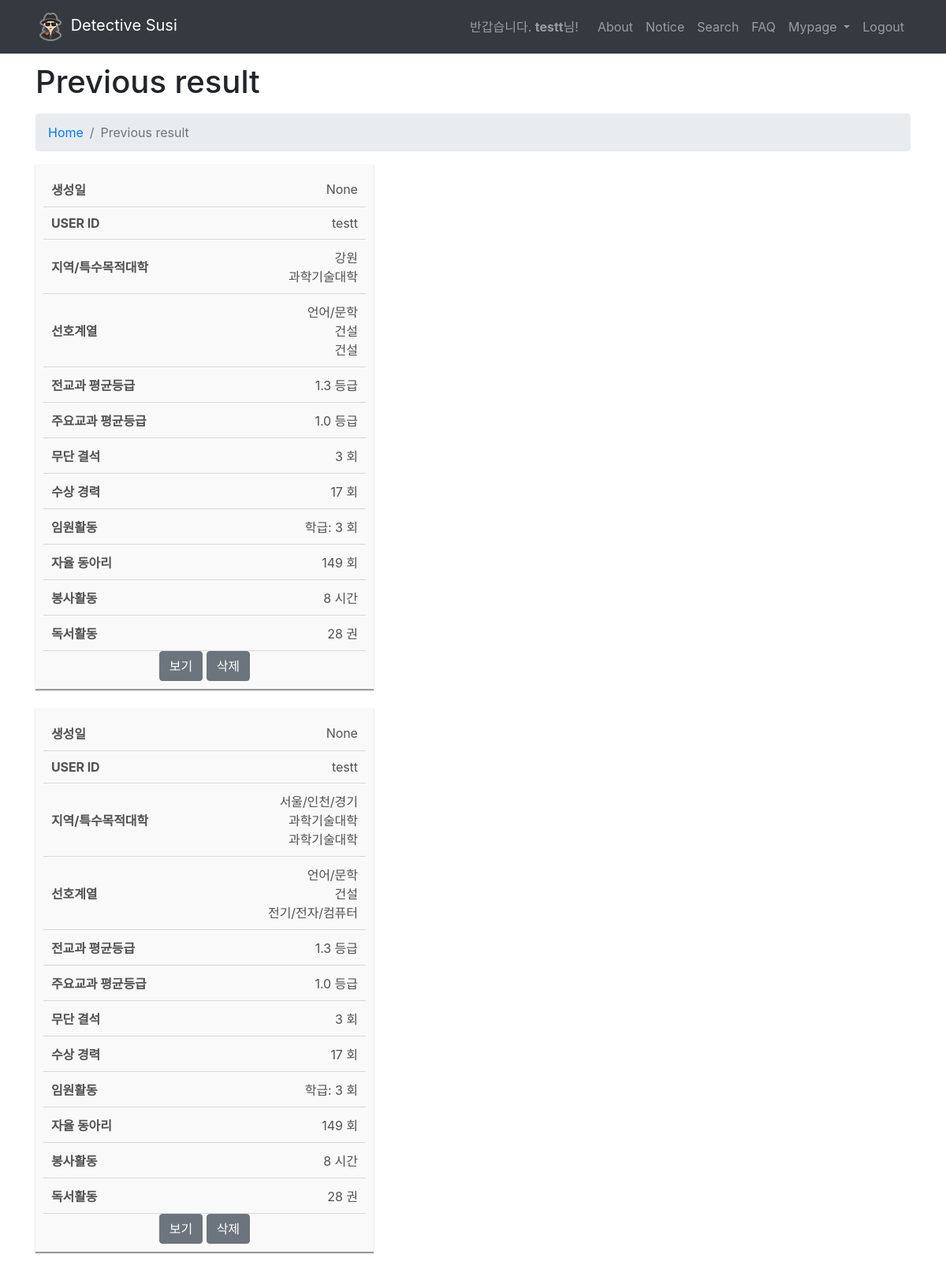
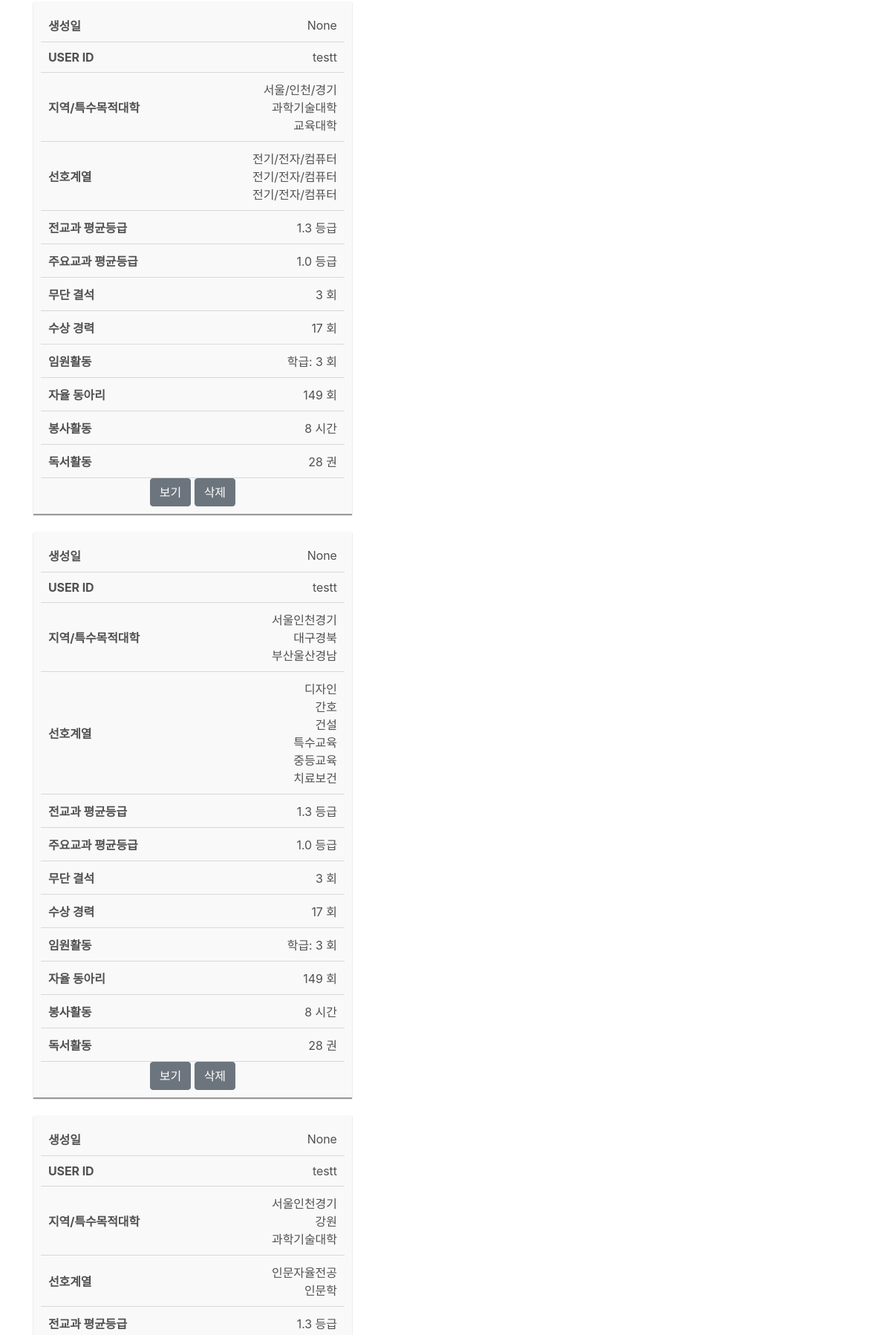
Page /result/ (signed in, upper part) on the committed database (2 pictures, top to bottom).
### main/models.py (models this page shows, shortened)
class chk_value(models.Model):
	id = models.AutoField(primary_key=True)
	user = models.ForeignKey(User,on_delete=models.CASCADE)		#user
	preferwhere1 = models.CharField(null=True,blank=True,max_length=50)	#선호지역
	preferwhere2 = models.CharField(null=True,blank=True,max_length=50)
	preferwhere3 = models.CharField(null=True,blank=True,max_length=50)
	prefertype1 = models.CharField(null=True,blank=True,max_length=50)		#선호계열
	prefertype2 = models.CharField(null=True,blank=True,max_length=50)
	prefertype3 = models.CharField(null=True,blank=True,max_length=50)
	prefertype4 = models.CharField(null=True,blank=True,max_length=50)
	prefertype5 = models.CharField(null=True,blank=True,max_length=50)
	prefertype6 = models.CharField(null=True,blank=True,max_length=50)
	total_avgrate = models.FloatField(null=True,blank=True)		#평균 내신
	main_avgrate = models.FloatField(null=True,blank=True)		#주요과목 내신
	executive_cnt = models.IntegerField(null=True,blank=True)	#임원활동
	absent = models.IntegerField(null=True,blank=True)			#무단결석
	award_cnt = models.IntegerField(null=True,blank=True)		#수상경력
	circle_cnt = models.IntegerField(null=True,blank=True)		#동아리활동
	volunteer = models.IntegerField(null=True,blank=True)		#봉사시간
	reading = models.IntegerField(null=True,blank=True)			#독후감
	created_date = models.DateTimeField(null=True, blank=True)	#생성일

### main/views.py (the view)
# urls.py: path('result/', views.result, name='result'),
def result(request):
    user = request.user
    datas = chk_value.objects.filter(user=user).order_by('-created_date')   # date 최신것 부터 목록뽑기
    context = {
        'chk_value':datas
    }
    return render(request,'main/result.html',context)

### main/templates/main/result.html (shortened to what this page needs)
{% extends "main/layout.html" %}
{% load static %}
{% block content %}
<link rel="stylesheet" href="{% static 'css/search.css' %}">
  <div class="container">
    <h1 class="mt-4 mb-3">Previous result</h1>
    <ol class="breadcrumb">
      <li class="breadcrumb-item">
        <a href="{% url 'main:home' %}">Home</a>
      </li>
      <li class="breadcrumb-item active">Previous result</li>
    </ol>
  </div>
{% if user.is_authenticated %}
    {% if chk_value %}
        {% for s in chk_value %}
            <div>
                <div class="container" >
                    <div class="content"style="display: inline-block">
                        <div id="selfcheckresult" >
                            <table class="result-table">
                                <colgroup>
                                    <col width="35%"/>
                                    <col width="65%"/>
                                </colgroup>
                                <tr>
                                    <th>생성일</th>
                                    <td><span>{{s.created_date}}</span></td>
                                </tr>
                                <tr>
                                  <th>USER ID</th>
                                  <td><span>{{s.user.username}}</span>
                                  </td>
                                </tr>
                                <tr>
                                  <th>지역/특수목적대학</th>
                                  <td>
                                <span>{% if s.preferwhere1|add:0 != -1 %} {{s.preferwhere1}} <br>{% endif %}{% if s.preferwhere2|add:0 != -1 %} {{s.preferwhere2}}<br> {% endif %}{% if s.preferwhere3|add:0 != -1 %} {{s.preferwhere3}}{% endif %}</span>
                                  </td>
                                </tr>
                                <tr>
                                    <th>선호계열</th>
                                    <td>
                                    <span>{% if s.prefertype1|add:0 != -1 %} {{s.prefertype1}}<br> {% endif %}{% if s.prefertype2|add:0 != -1 %} {{s.prefertype2}}<br> {% endif %}{% if s.prefertype3|add:0 != -1 %} {{s.prefertype3}}<br> {% endif %}{% if s.prefertype4|add:0 != -1 %} {{s.prefertype4}}<br> {% endif %}{% if s.prefertype5|add:0 != -1 %} {{s.prefertype5}}<br> {% endif %}{% if s.prefertype6|add:0 != -1 %} {{s.prefertype6}}<br> {% endif %}{% if s.prefertype7|add:0 != -1 %} {{s.prefertype7}}{% endif %}</span>
                                    </td>
                                </tr>
                                <tr>
                                    <th>전교과 평균등급</th>
                                    <td><span>{{s.total_avgrate}}</span> 등급</td>
                                </tr>
                                <tr>
                                    <th>주요교과 평균등급</th>
                                    <td><span>{{s.main_avgrate}}</span> 등급</td>
                                </tr>
                                <tr>
                                    <th>무단 결석</th>
                                    <td><span>{{s.absent}}</span> 회</td>
                                </tr>
                                <tr>
                                    <th>수상 경력</th>
                                    <td>
                                        <span>{{s.award_cnt}}</span> 회
                                    </td>
                                </tr>
                                <tr>
                                    <th>임원활동</th>
                                    <td>
                                        학급: <span>{{s.executive_cnt}}</span> 회
                                    </td>
                                </tr>
                                <tr>
                                    <th>자율 동아리</th>
                                    <td>
                                        <span>{{s.circle_cnt}}</span> 회
                                    </td>
                                </tr>
                                <tr>
                                    <th>봉사활동</th>
                                    <td><span>{{s.volunteer}}</span> 시간</td>
                                </tr>
                                <tr>
                                    <th>독서활동</th>
                                    <td><span>{{s.reading}}</span> 권</td>
                                </tr>
                           </table>
                           <center>
                            <div style="display: inline-block">
                                <button class="btn btn-secondary btn-block" onclick="btn_show({{s.id}})">보기</button>
                            </div>
                            <div style="display: inline-block">
                                <button id="{{s.id}}" class="btn btn-secondary btn-block" onclick="btn_delete({{s.id}})">
                       삭제</button>
                            </div>
                            </center>
                  </div>
                </div>
            </div>
        </div>
    <br>
{% endfor %}
{% else %}
<center>data null</center>
{% endif %}
  {% else %}
  <script type="text/javascript">
    alert('로그인이 필요합니다! \n로그인 화면으로 이동합니다.')
    window.location.href = '/login';
  </script>
{% endif %}
{% endblock %}

### main/templates/main/layout.html (shortened to what this page needs)
{% load static %}
<html lang="kor">
<head>
    <link href="{% static 'vendor/bootstrap/css/bootstrap.min.css' %}" rel="stylesheet">
    <link href="{% static 'css/modern-business.css' %}" rel="stylesheet">
</head>
<body>
  <nav class="navbar fixed-top navbar-expand-lg navbar-dark bg-dark fixed-top">
    <div class="container">
      <a class="navbar-brand" href="{% url 'main:home' %}"><img src="{% static 'images/logo.png' %}" alt="logo"> Detective Susi</a>
      <div class="collapse navbar-collapse" id="navbarResponsive">
        <ul class="navbar-nav ml-auto">
          {% if user.is_authenticated %}
             <span class="navbar-text">
                반갑습니다. <b>{{user.username}}</b>님!
             </span>
          <li class="nav-item">
            <a class="nav-link" href="/about">About</a>
          </li>
          <li class="nav-item">
            <a class="nav-link" href="/notice">Notice</a>
          </li>
          <li class="nav-item">
            <a class="nav-link" href="/search">Search</a>
          </li>
          <li class="nav-item">
            <a class="nav-link" href="/faq">FAQ</a>
          </li>
          <li class="nav-item dropdown">
            <a class="nav-link dropdown-toggle" href="#" id="navbarDropdownMypage" data-toggle="dropdown" aria-haspopup="true" aria-expanded="false">
              Mypage
            </a>
          </li>
          <li><a class="nav-link" href="{% url 'main:logout' %}">Logout</a></li>
        {% endif %}
        </ul>
      </div>
    </div>
  </nav>
    {% block content %}
    {% endblock %}
</body>
</html>

### static/css/modern-business.css (style rules this page uses)
body { padding-top: 56px; }

### static/css/search.css (style rules this page uses)
#selfcheckresult { max-width: 480px; height: auto; margin: 0 auto; padding: 10px; background-color: #f9f9f9; -moz-box-shadow: 0 2px 1px 0 rgba(54, 54, 54, 0.5); -webkit-box-shadow: 0 2px 1px 0 rgba(54, 54, 54, 0.5); box-shadow: 0 2px 1px 0 rgba(54, 54, 54, 0.5); }
#selfcheckresult .result-table { width: 100%; padding: 10px; }
#selfcheckresult .result-table tr { padding: 10px; }
#selfcheckresult .result-table tr th { text-align: left; padding: 10px; border-bottom: 1px solid #d8d8d8; color: #515151; font-size: 16px; font-weight: bold; letter-spacing: -0.1px; }
#selfcheckresult .result-table tr td { text-align: right; padding: 10px; border-bottom: 1px solid #d8d8d8; color: #515151; font-size: 16px; font-weight: normal; letter-spacing: -0.1px; }

### rows in the picture
chk_value: created_date "None", user.username "testt", preferwhere1 "강원", preferwhere2 "과학기술대학", prefertype1 "언어/문학", prefertype2 "건설", prefertype4 "건설", total_avgrate "1.3", main_avgrate "1.0", absent "3", award_cnt "17", executive_cnt "3", circle_cnt "149", volunteer "8", reading "28"
chk_value: created_date "None", user.username "testt", preferwhere1 "서울/인천/경기", preferwhere2 "과학기술대학", preferwhere3 "과학기술대학", prefertype1 "언어/문학", prefertype3 "건설", prefertype5 "전기/전자/컴퓨터", total_avgrate "1.3", main_avgrate "1.0", absent "3", award_cnt "17", executive_cnt "3", circle_cnt "149", volunteer "8", reading "28"
chk_value: created_date "None", user.username "testt", preferwhere1 "서울/인천/경기", preferwhere2 "과학기술대학", preferwhere3 "교육대학", prefertype1 "전기/전자/컴퓨터", prefertype2 "전기/전자/컴퓨터", prefertype3 "전기/전자/컴퓨터", total_avgrate "1.3", main_avgrate "1.0", absent "3", award_cnt "17", executive_cnt "3", circle_cnt "149", volunteer "8", reading "28"
chk_value: created_date "None", user.username "testt", preferwhere1 "서울인천경기", preferwhere2 "대구경북", preferwhere3 "부산울산경남", prefertype1 "디자인", prefertype2 "간호", prefertype3 "건설", prefertype4 "특수교육", prefertype5 "중등교육", prefertype6 "치료보건", total_avgrate "1.3", main_avgrate "1.0", absent "3", award_cnt "17", executive_cnt "3", circle_cnt "149", volunteer "8", reading "28"
chk_value: created_date "None", user.username "testt", preferwhere1 "서울인천경기", preferwhere2 "강원", preferwhere3 "과학기술대학", prefertype1 "인문자율전공", prefertype3 "인문학", total_avgrate "1.3"

### other values in the picture
{{ user.username }} "testt"
